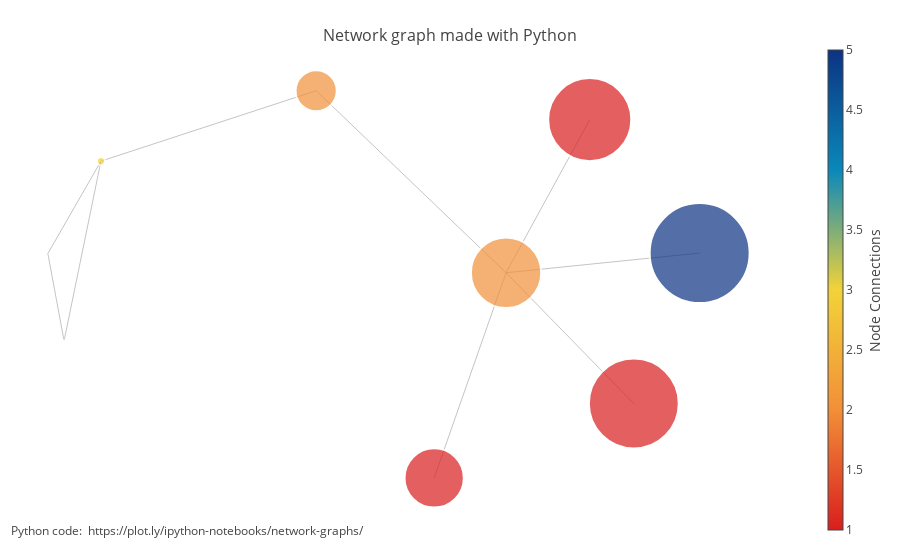

Notebook source saved alongside this figure:
### Code cell
node_trace['marker']['size'] = []
for node in G.nodes():
    node_trace['marker']['size'].append(pos[node][0]*100)
  
for node, adjacencies in enumerate(G.adjacency_list()):
    node_trace['marker']['color'].append(len(adjacencies))
    node_info = '# AAA: '+str(len(adjacencies)) + 'node number: ' + str(node)
    node_trace['text'].append(node_info)

fig = Figure(data=Data([edge_trace, node_trace]),
             layout=Layout(
                title='<br>Network graph made with Python',
                titlefont=dict(size=16),
                showlegend=False,
                hovermode='closest',
                margin=dict(b=20,l=5,r=5,t=40),
                annotations=[ dict(
                    text="Python code: <a href='https://plot.ly/ipython-notebooks/network-graphs/'> https://plot.ly/ipython-notebooks/network-graphs/</a>",
                    showarrow=False,
                    xref="paper", yref="paper",
                    x=0.005, y=-0.002 ) ],
                xaxis=XAxis(showgrid=False, zeroline=False, showticklabels=False),
                yaxis=YAxis(showgrid=False, zeroline=False, showticklabels=False)))

iplot(fig, filename='networkx')

### Figure 1 — Plotly figure (JSON) as saved in the notebook; plotly's stock layout.template omitted (floating-point values rounded to 4 significant figures)
{"data": [{"hoverinfo": "none", "line": {"color": "#888", "width": 0.5}, "mode": "lines", "type": "scatter", "x": [0.08147, 0.02489, null, 0.08147, 0, null, 0.08147, 0.4117, null, 0.02489, 0, null, 0.4117, 0.703, null, 0.703, 0.5927, null, 0.703, 0.899, null, 0.703, 1, null, 0.703, 0.8314, null], "y": [0.7622, 0.3298, null, 0.7622, 0.54, null, 0.7622, 0.9317, null, 0.3298, 0.54, null, 0.9317, 0.4937, null, 0.4937, 0, null, 0.4937, 0.1791, null, 0.4937, 0.5411, null, 0.4937, 0.8622, null]}, {"hoverinfo": "text", "marker": {"color": [3, 3, 2, 2, 2, 5, 1, 1, 1, 1, 3, 2, 2, 2, 5, 1, 1, 1, 1, 3, 2, 2, 2, 5, 1, 1, 1, 1, 3, 2, 2, 2, 5, 1, 1, 1, 1], "colorbar": {"thickness": 15, "title": "Node Connections", "titleside": "right", "xanchor": "left"}, "colorscale": "Portland", "line": {"width": 2}, "reversescale": true, "showscale": true, "size": [8.147, 2.489, 0, 41.17, 70.3, 100, 83.14, 59.27, 89.9]}, "mode": "markers", "text": ["# AAA: 3node number: 0", "# AAA: 2node number: 1", "# AAA: 2node number: 2", "# AAA: 2node number: 3", "# AAA: 5node number: 4", "# AAA: 1node number: 5", "# AAA: 1node number: 6", "# AAA: 1node number: 7", "# AAA: 1node number: 8", "# AAA: 3node number: 0", "# AAA: 2node number: 1", "# AAA: 2node number: 2", "# AAA: 2node number: 3", "# AAA: 5node number: 4", "# AAA: 1node number: 5", "# AAA: 1node number: 6", "# AAA: 1node number: 7", "# AAA: 1node number: 8", "# AAA: 3node number: 0", "# AAA: 2node number: 1", "# AAA: 2node number: 2", "# AAA: 2node number: 3", "# AAA: 5node number: 4", "# AAA: 1node number: 5", "# AAA: 1node number: 6", "# AAA: 1node number: 7", "# AAA: 1node number: 8", "# AAA: 3node number: 0", "# AAA: 2node number: 1", "# AAA: 2node number: 2", "# AAA: 2node number: 3", "# AAA: 5node number: 4", "# AAA: 1node number: 5", "# AAA: 1node number: 6", "# AAA: 1node number: 7", "# AAA: 1node number: 8"], "type": "scatter", "x": [0.08147, 0.02489, 0, 0.4117, 0.703, 1, 0.8314, 0.5927, 0.899], "y": [0.7622, 0.3298, 0.54, 0.9317, 0.4937, 0.5411, 0.8622, 0, 0.1791]}], "layout": {"annotations": [{"showarrow": false, "text": "Python code: <a href='https://plot.ly/ipython-notebooks/network-graphs/'> https://plot.ly/ipython-notebooks/network-graphs/</a>", "x": 0.005, "xref": "paper", "y": -0.002, "yref": "paper"}], "hovermode": "closest", "margin": {"b": 20, "l": 5, "r": 5, "t": 40}, "showlegend": false, "title": "<br>Network graph made with Python", "titlefont": {"size": 16}, "xaxis": {"showgrid": false, "showticklabels": false, "zeroline": false}, "yaxis": {"showgrid": false, "showticklabels": false, "zeroline": false}}}
